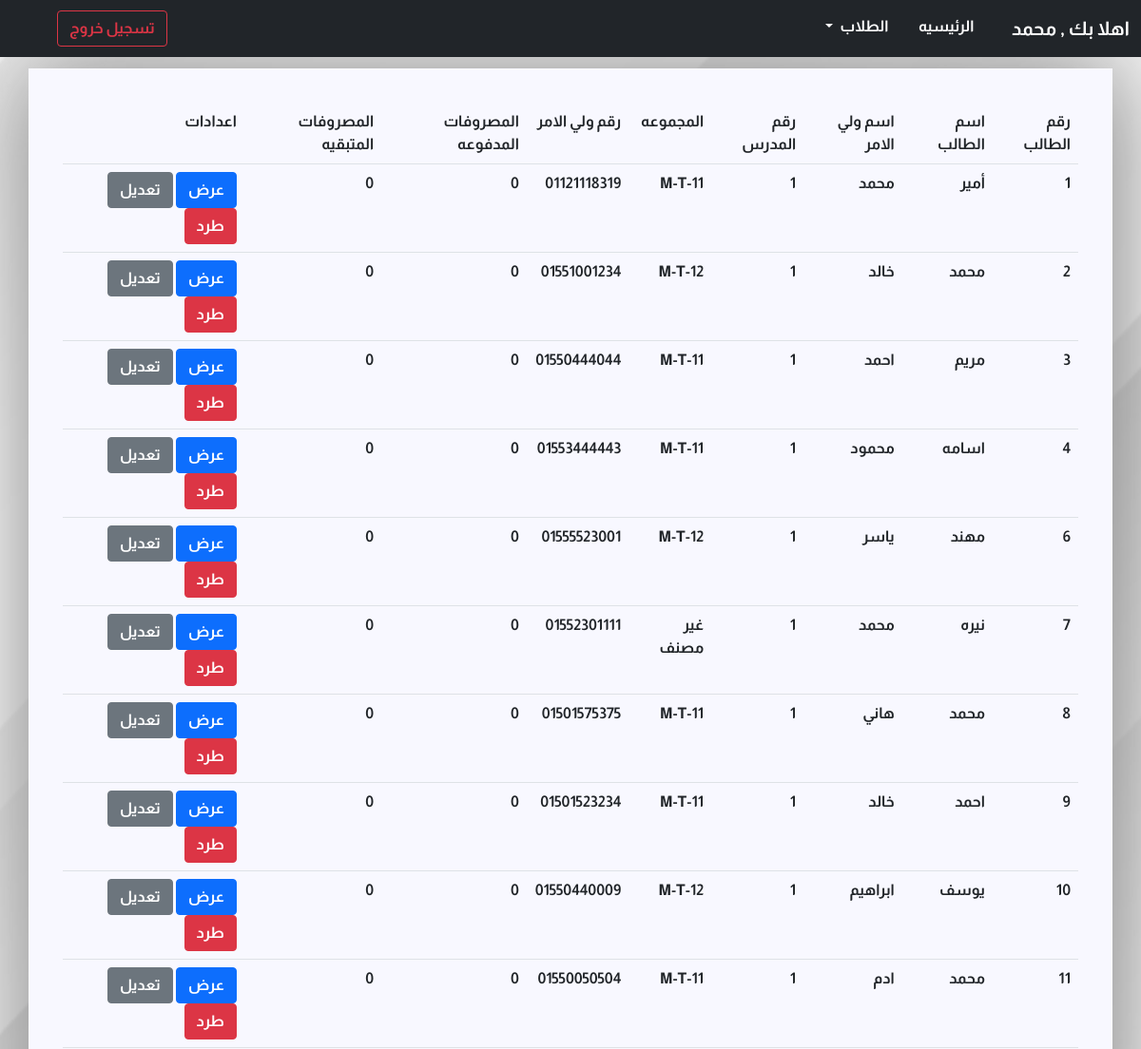
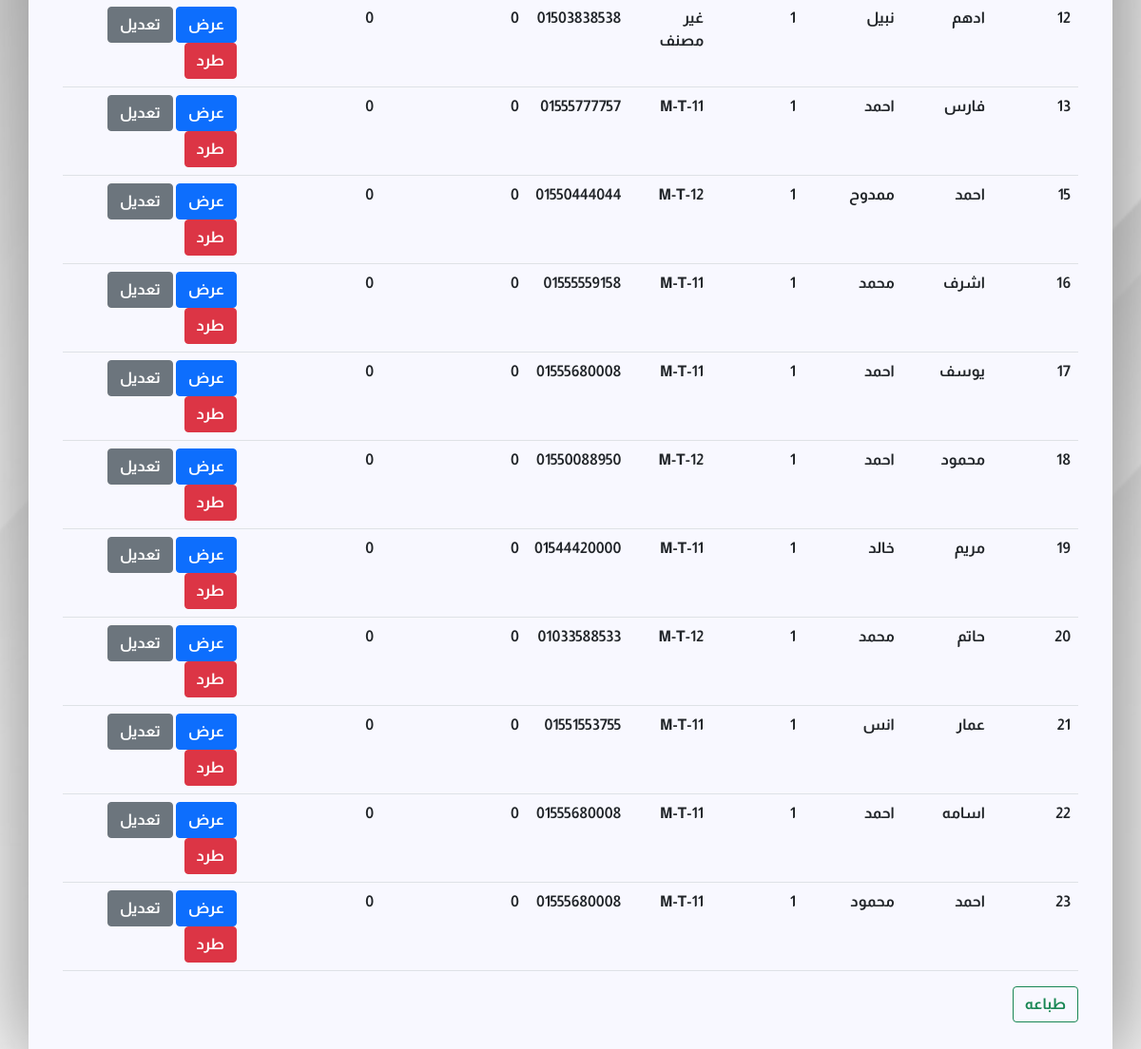
Page /students.php (signed in) on the committed database (2 pictures, top to bottom).
### tables this page shows
CREATE TABLE `students` (
  `id` int(11) NOT NULL,
  `first_name` varchar(60) NOT NULL,
  `last_name` varchar(60) NOT NULL,
  `phone` varchar(60) NOT NULL,
  `paid` int(11) NOT NULL DEFAULT 0,
  `total` int(11) NOT NULL DEFAULT 0,
  `grade` int(11) NOT NULL DEFAULT 0,
  `exam` int(11) DEFAULT 0,
  `attendance` int(100) NOT NULL DEFAULT 0,
  `absence` int(100) NOT NULL DEFAULT 0,
  `active` tinyint(4) NOT NULL DEFAULT 1
);

CREATE TABLE `groups` (
  `id` int(11) NOT NULL,
  `name` varchar(50) NOT NULL,
  `description` varchar(100) NOT NULL,
  `teacher` int(11) NOT NULL,
  `price` int(11) NOT NULL DEFAULT 0
);

### students.php (the view)
<?php
include("start.php") ;
include("navbar.php") ;
?>
<div class="container arabic box " id="printableArea">
    <table class="table table-stripped table-responsive-sm   ">
        <tr>
        <th>رقم الطالب</th>
            <th> اسم الطالب</th>
            <th> اسم ولي الامر</th>
            <th> رقم المدرس</th>
            <th>المجموعه</th>
            <th> رقم ولي الامر</th>
            <th> المصروفات المدفوعه</th>
            <th> المصروفات المتبقيه</th>
            <th class="noprint" > اعدادات </th>
        </tr>
        <?php
$teacher_id = $_SESSION['teacher_id'] ;
$connection = mysqli_connect('localhost' , 'root' , '' , 'center_manger') ;
$sql = " SELECT * FROM classes WHERE teacher_id =  $teacher_id " ;
$students_list = mysqli_query($connection, $sql);
while($students_list_assoc = mysqli_fetch_assoc($students_list )){
$student_id = $students_list_assoc['student_id'] ;
$group = $students_list_assoc['group_id'] ;
$sql_title = "SELECT * FROM groups WHERE id = $group";
$group_data_title = mysqli_query($connection , $sql_title) ;
$group_title = mysqli_fetch_assoc($group_data_title) ;
$student_group_name = $group_title['name'] ;
$sql2 = " SELECT * FROM students WHERE id =  $student_id AND active = 1"  ;
$student_data = mysqli_query($connection, $sql2);
while($student = mysqli_fetch_assoc($student_data)){  ?>
        <tr>
            <td><?php if(isset($student['id']) ){ echo $student['id'] ;} ?></td>
            <td><?php if(isset($student['first_name']) ){ echo $student['first_name'] ;}?></td>
            <td><?php if(isset($student['last_name']) ){ echo $student['last_name'] ;}?></td>
            <td><?php if(isset($teacher_id) ){ echo $teacher_id;}?></td>
            <td><?php if(isset($student_group_name) ){ echo $student_group_name ;}?></td>
            <td><?php if(isset($student['phone']) ){ echo $student['phone'] ;}?></td>
            <td><?php if(isset($student['attendance']) ){ echo $student['attendance'] ;}?></td>
            <td><?php if(isset($student['absence']) ){ echo $student['absence'] ; }?></td>
            <td class="noprint"><a href="student_view.php?id=<?php echo $student['id']; ?> & location=students.php " class="btn btn-primary">عرض</a>
                <a href="student_edit.php?id=<?php echo $student['id']; ?> " class="btn btn-secondary">تعديل</a>
                <a href="student_delete.php?id=<?php echo $student['id']; ?>& action=trash " class="btn btn-danger">طرد</a>
            </td>
        </tr>
        <?php }}?>
    </table>
    <div class="noprint">
    <input class="btn btn-outline-success" type="button" onclick="printDiv('printableArea')" value="طباعه" />
    </div>
</div>
<?php include("end.php") ;?>

### style.css (style rules this page uses)
html, body { height: 100%; width: 100%; scroll-behavior: smooth; padding-top: 3%; background-image:url("img/4.png") ; background-repeat: no-repeat; background-position: center; background-size: cover; }
.arabic { font-family: "arabic"; }
.box { margin: auto; padding: 3%; height: auto; background-color: ghostwhite; box-shadow:3px 3px 100px 10px #888888 ; }

### rows in the picture
students: id "1", first_name "أمير", last_name "محمد", phone "01121118319", attendance "0", absence "0"
groups: name "M-T-11"
students: id "2", first_name "محمد", last_name "خالد", phone "01551001234", attendance "0", absence "0"
groups: name "M-T-12"
students: id "3", first_name "مريم", last_name "احمد", phone "01550444044", attendance "0", absence "0"
students: id "4", first_name "اسامه", last_name "محمود", phone "01553444443", attendance "0", absence "0"
students: id "6", first_name "مهند", last_name "ياسر", phone "01555523001", attendance "0", absence "0"
students: id "7", first_name "نيره", last_name "محمد", phone "01552301111", attendance "0", absence "0"
groups: name "غير مصنف"
students: id "8", first_name "محمد", last_name "هاني", phone "01501575375", attendance "0", absence "0"
students: id "9", first_name "احمد", last_name "خالد", phone "01501523234", attendance "0", absence "0"
students: id "10", first_name "يوسف", last_name "ابراهيم", phone "01550440009", attendance "0", absence "0"
students: id "11", first_name "محمد", last_name "ادم", phone "01550050504", attendance "0", absence "0"
students: id "12", first_name "ادهم", last_name "نبيل", phone "01503838538", attendance "0", absence "0"
students: id "13", first_name "فارس", last_name "احمد", phone "01555777757", attendance "0", absence "0"
students: id "15", first_name "احمد", last_name "ممدوح", phone "01550444044", attendance "0", absence "0"
students: id "16", first_name "اشرف", last_name "محمد", phone "01555559158", attendance "0", absence "0"
students: id "17", first_name "يوسف", last_name "احمد", phone "01555680008", attendance "0", absence "0"
students: id "18", first_name "محمود", last_name "احمد", phone "01550088950", attendance "0", absence "0"
students: id "19", first_name "مريم", last_name "خالد", phone "01544420000", attendance "0", absence "0"
students: id "20", first_name "حاتم", last_name "محمد", phone "01033588533", attendance "0", absence "0"
students: id "21", first_name "عمار", last_name "انس", phone "01551553755", attendance "0", absence "0"
students: id "22", first_name "اسامه", last_name "احمد", phone "01555680008", attendance "0", absence "0"
students: id "23", first_name "احمد", last_name "محمود", phone "01555680008", attendance "0", absence "0"

### other values in the picture
$teacher_name "محمد"
